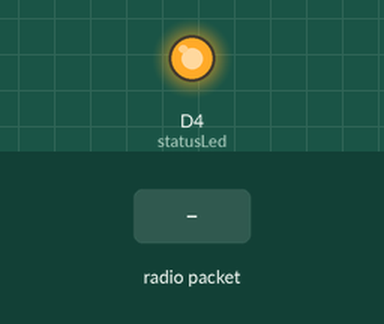
Recording of a sketch running on a simulated ESP8266 (NodeMCU). On the bench: output pins drawn as LEDs (lit = HIGH). Inputs (shaded band) come from the test bench. WiFi joins after 1.5 s; servers stay silent unless stated; uploads are accepted with an empty reply; no radio packets arrive unless stated; what the sketch prints to the serial monitor is not drawn.

Above: at 2.7 s.
2.8 s: radio packet "ALERT" arrives
At 3.0 s:
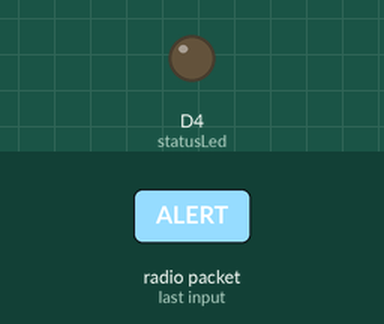
4.3 s: radio packet "1" arrives
Timing chart, 0 to 7.3 s (numbered marks = the images above; inputs shaded):
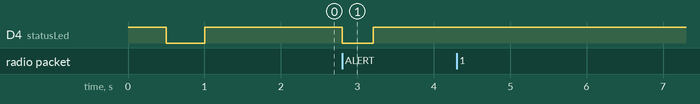

Measured:
- after the input at 2.8 s, D4 (statusLed): HIGH → LOW at once, → HIGH 0.41 s later
- after the input at 4.3 s, every drawn part: stays the same

The sketch:

Angad_Nal_NodeMCU_test_code.ino
```cpp
// Jai Shree Ram
#include <ESP8266WiFi.h>
#include <ESP8266HTTPClient.h>
#include <ArduinoJson.h>
#include <SPI.h>
#include <nRF24L01.h>
#include <RF24.h>

// ===== WiFi Config =====
const char* ssid = "Airtel_deep_5416";
const char* password = "Divy@07052021";

// ===== Server Config =====
const char* serverIP = "192.168.1.18";
const int serverPort = 8000;
const String apiEndpoint = "http://" + String(serverIP) + ":" + String(serverPort) + "/api/power-data";

// ===== Device Config =====
const String device_id = "head0001";

// ===== Built-in LED =====
const int statusLed = 2;

// ===== nRF24L01 Setup =====
#define CE_PIN  D2
#define CSN_PIN D1
RF24 radio(CE_PIN, CSN_PIN);
const byte address[6] = "00001";

String receivedMessage = "";

void setup() {
  Serial.begin(115200);
  pinMode(statusLed, OUTPUT);
  digitalWrite(statusLed, HIGH);

  // Connect to WiFi
  WiFi.begin(ssid, password);
  Serial.print("Connecting to WiFi");
  while (WiFi.status() != WL_CONNECTED) {
    delay(500);
    Serial.print(".");
    digitalWrite(statusLed, !digitalRead(statusLed));
  }
  Serial.println("\n✅ WiFi connected!");
  Serial.println("IP: " + WiFi.localIP().toString());
  digitalWrite(statusLed, HIGH);

  // nRF24 Init
  if (!radio.begin()) {
    Serial.println("❌ nRF24 init failed");
    while(1);
  }
  radio.openReadingPipe(0, address);
  radio.setPALevel(RF24_PA_LOW);
  radio.startListening();

  Serial.println("NodeMCU ready to receive alerts...");
}

void loop() {
  // Receive messages from Arduino
  if (radio.available()) {
    char msg[32] = {0};
    radio.read(&msg, sizeof(msg));
    receivedMessage = String(msg);
    Serial.println("➡️ Received: " + receivedMessage);

    // Blink LED on alert
    if (receivedMessage.startsWith("ALERT")) {
      digitalWrite(statusLed, LOW);
      forwardAlertToServer(receivedMessage);
      delay(200);
      digitalWrite(statusLed, HIGH);
    }
  }
}

// ===== Forward Alert =====
bool forwardAlertToServer(String alertMsg) {
  if (WiFi.status() != WL_CONNECTED) {
    Serial.println("❌ WiFi not connected!");
    return false;
  }

  WiFiClient client;
  HTTPClient http;

  DynamicJsonDocument doc(512);
  doc["device_id"] = device_id;
  doc["fault_msg"] = alertMsg;
  doc["timestamp"] = getTimestamp();
  doc["sensor_reading"] = 230.0; // match FastAPI model

  String jsonData;
  serializeJson(doc, jsonData);

  Serial.println("➡️ Sending to server: " + jsonData);

  http.begin(client, apiEndpoint);
  http.addHeader("Content-Type", "application/json");
  int httpResponseCode = http.POST(jsonData);
  http.end();

  if (httpResponseCode > 0) {
    Serial.println("✅ Alert forwarded successfully!");
    return true;
  } else {
    Serial.println("❌ Failed to forward alert!");
    return false;
  }
}

// ===== Timestamp =====
String getTimestamp() {
  unsigned long t = millis() / 1000;
  unsigned long h = t / 3600;
  unsigned long m = (t % 3600) / 60;
  unsigned long s = t % 60;
  char buffer[20];
  snprintf(buffer, sizeof(buffer), "%02lu:%02lu:%02lu", h, m, s);
  return String(buffer);
}
```
